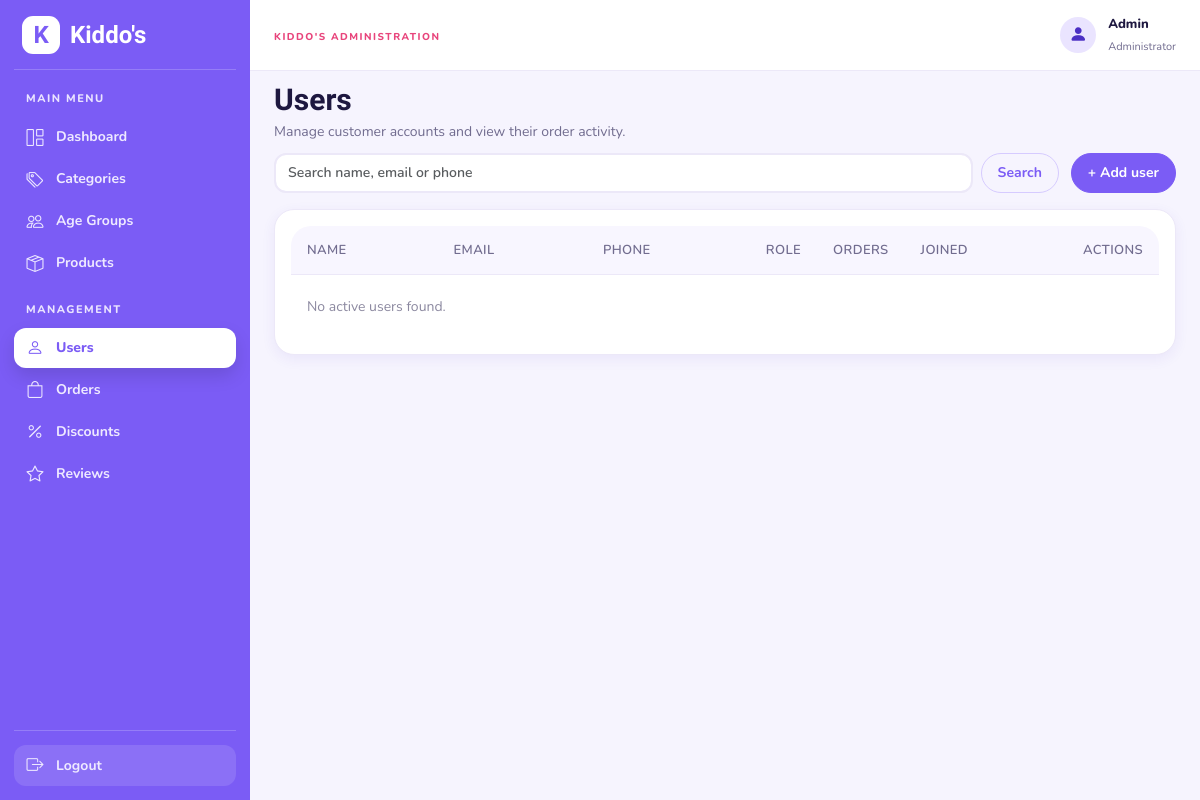
Page /admin/users.php on the earlier database version.
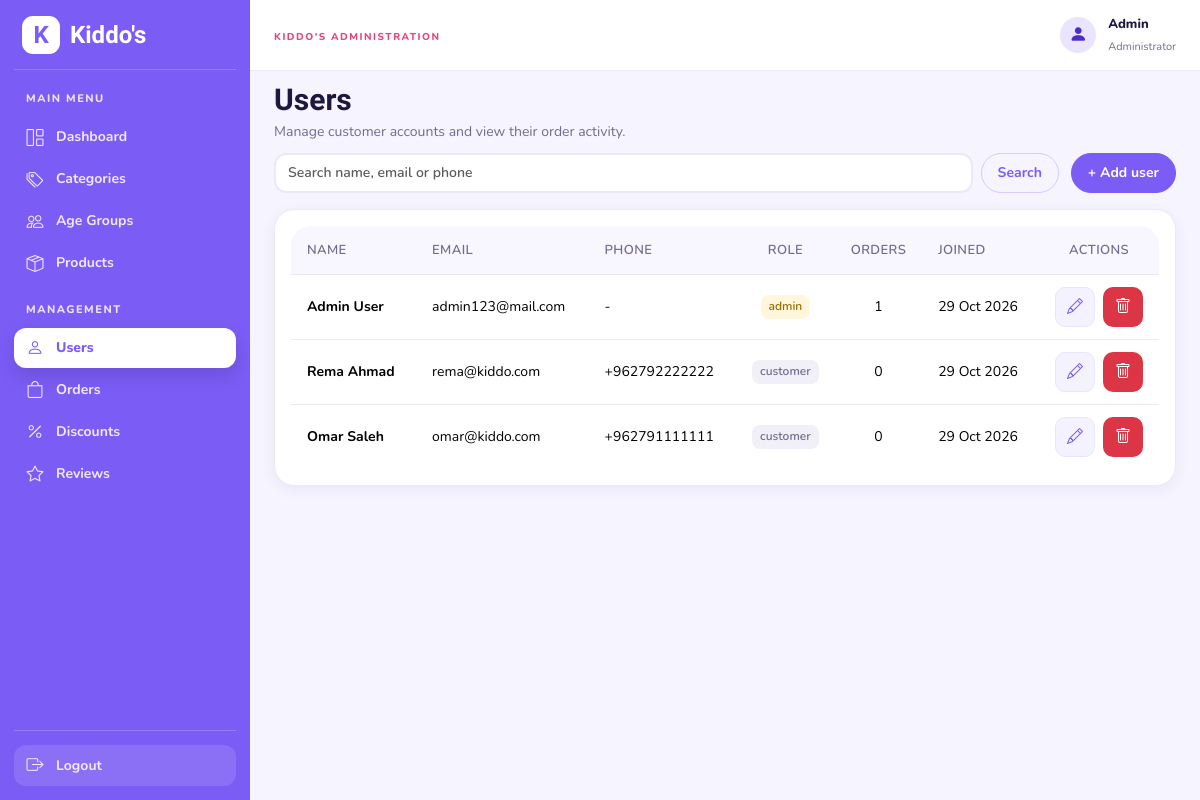
Same page on the later database version.
### tables this page shows
CREATE TABLE IF NOT EXISTS `users` (
  `id` int(10) UNSIGNED NOT NULL AUTO_INCREMENT,
  `first_name` varchar(50) NOT NULL,
  `last_name` varchar(50) NOT NULL,
  `email` varchar(120) NOT NULL,
  `password_hash` varchar(255) DEFAULT NULL,
  `google_id` varchar(64) DEFAULT NULL,
  `birth_date` date DEFAULT NULL,
  `phone` varchar(20) DEFAULT NULL,
  `role` enum('customer','admin') NOT NULL DEFAULT 'customer',
  `is_active` tinyint(1) NOT NULL DEFAULT 1,
  `created_at` datetime NOT NULL DEFAULT current_timestamp(),
  PRIMARY KEY (`id`),
  UNIQUE KEY `uq_users_email` (`email`),
  UNIQUE KEY `uq_users_google_id` (`google_id`)
);

### classes/User.php (called while the page is built, shortened)
<?php
class User{
    private $con;
    public function __construct($con) {
        $this->con = $con;
    }
 public function getUsersForAdmin($search = null){
    try {
        $sql = "SELECT
                    u.id,
                    u.first_name,
                    u.last_name,
                    u.email,
                    u.phone,
                    u.role,
                    u.is_active,
                    u.created_at,
                    COUNT(o.id) AS orders_count
                FROM users u
                LEFT JOIN orders o ON u.id = o.user_id";
                $params = [];
                $sql .= " GROUP BY u.id ORDER BY u.created_at DESC";
        $stmt = $this->con->prepare($sql);
        $stmt->execute($params);
        return $stmt->fetchAll(PDO::FETCH_ASSOC);
    } catch (PDOException $e) {
        return [];
    }
 }
}

### admin/users.php (the view, shortened to what this page needs)
<?php
require_once __DIR__ . '/../includes/init.php';
require_once __DIR__ . '/../classes/User.php';
$db = $pdo;
$userObj = new User($db);
$search = isset($_GET['search']) ? trim($_GET['search']) : '';
$users = $userObj->getUsersForAdmin($search);
require_once __DIR__ . '/../includes/admin/layout_start.php';
?>
<div class="admin-page-header">
<div>
<h1>Users</h1>
<p>Manage customer accounts and view their order activity.</p>
</div>
</div>
<div class="users-page">
    <div class="admin-page-header admin-table-toolbar">
        <form class="d-flex gap-2 flex-wrap flex-grow-1" method="GET" action="users.php">
            <input type="text" name="search" class="form-control w-auto flex-grow-1" placeholder="Search name, email or phone" value="<?= htmlspecialchars($_GET['search'] ?? '') ?>">
            <button type="submit" class="btn btn-outline-primary">Search</button>
        </form>
        <button class="btn btn-primary" onclick="openModal('addModal')">+ Add user</button>
    </div>
    <div class="admin-card">
        <div class="table-responsive"><table class="table admin-table align-middle admin-table-consistent admin-table-users">
            <thead>
                <tr>
                    <th>NAME</th>
                    <th>EMAIL</th>
                    <th>PHONE</th>
                    <th>ROLE</th>
                    <th>ORDERS</th>
                    <th>JOINED</th>
                    <th>ACTIONS</th>
                </tr>
            </thead>
            <tbody id="usersTableBody">
                <?php if (empty($users)): ?>
                    <tr>
                        <td colspan="7" style="padding: 24px; color: #8c89a0;">No active users found.</td>
                    </tr>
                <?php else: ?>
                    <?php foreach ($users as $user): ?>
                        <tr id="user-row-<?= $user['id'] ?>">
                            <td class="fw-bold"><?= htmlspecialchars($user['first_name'] . ' ' . $user['last_name']) ?></td>
                            <td><?= htmlspecialchars($user['email']) ?></td>
                            <td><?= htmlspecialchars($user['phone'] ?? '-') ?></td>
                            <td>
                                <span class="badge <?= $user['role'] === 'admin' ? 'bg-warning' : 'bg-secondary' ?>">
                                    <?= htmlspecialchars($user['role']) ?>
                                </span>
                            </td>
                            <td><?= (int)($user['orders_count'] ?? 0) ?></td>
                            <td><?= date('d M Y', strtotime($user['created_at'])) ?></td>
                            <td class="text-nowrap"><div class="admin-actions">
                                <button class="btn admin-action-btn admin-action-edit" onclick="openEditModal(
                                    <?= $user['id'] ?>,
                                    '<?= htmlspecialchars(addslashes($user['first_name'])) ?>',
                                    '<?= htmlspecialchars(addslashes($user['last_name'])) ?>',
                                    '<?= htmlspecialchars(addslashes($user['phone'] ?? '')) ?>',
                                    '<?= htmlspecialchars($user['role']) ?>'
                                )" title="Edit user" aria-label="Edit user"><i class="bi bi-pencil" aria-hidden="true"></i></button>
                                <button class="btn admin-action-btn admin-action-delete" onclick="confirmSoftDelete(<?= $user['id'] ?>)" title="Delete user" aria-label="Delete user"><i class="bi bi-trash" aria-hidden="true"></i></button></div>
                            </td>
                        </tr>
                    <?php endforeach; ?>
                <?php endif; ?>
            </tbody>
        </table></div>
    </div>
</div>
<?php require_once __DIR__ . "/../includes/admin/layout_end.php"; ?>

Differences in the rows shown:
added users: first_name+last_name "Admin User", email "admin123@mail.com", phone "-", role "admin", orders_count "1", created_at "29 Oct 2026"
added users: first_name+last_name "Rema Ahmad", email "rema@kiddo.com", phone "+962792222222", role "customer", orders_count "0", created_at "29 Oct 2026"
added users: first_name+last_name "Omar Saleh", email "omar@kiddo.com", phone "+962791111111", role "customer", orders_count "0", created_at "29 Oct 2026"
Other differences:
text no longer shown: "No active users found."
